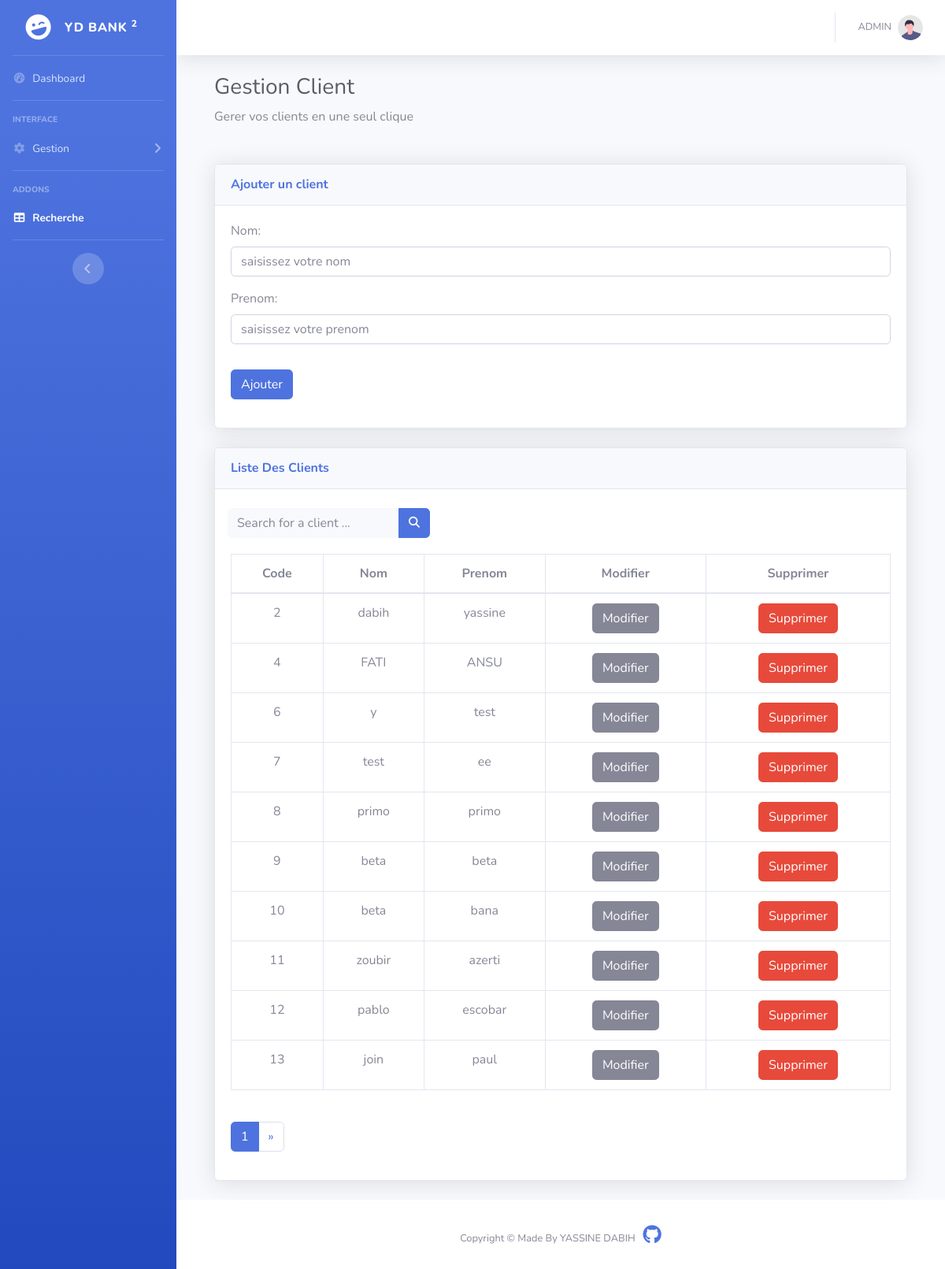
The page /client (signed in) on the database its author committed.
### dabih_yassine/models.py (models this page shows, shortened)
class Client(models.Model):
    code = models.AutoField(primary_key=True,auto_created=True)
    nom=models.CharField(max_length=255)
    prenom=models.CharField(max_length=255)

### dabih_yassine/views.py (the view)
# urls.py: path('client', views.clients_list , name='client'),
def clients_list(request):
    if not request.user.is_authenticated:
        return redirect('login')
    clients = Client.objects.all()
    p = Paginator(clients, 10)
    page_number = request.GET.get('page',1)
    print("nombre de page -> {}".format(p.num_pages)) ## nbre pages
    try:
        page_obj = p.get_page(page_number)  ##affiche la liste dans une page
    except PageNotAnInteger:
        page_obj = p.page(1)
    except EmptyPage:
        page_obj = p.page(1)
    context = {'items' : page_obj}
    clientForm = ClientForm()
    context2 = {'items_forms': clientForm}
    return render(request, "client.html",{'context':context,'context2':context2 })

### dabih_yassine/templates/client.html (shortened to what this page needs)
{% extends 'squelette.html'%}
{%block content %}
                <div class="container-fluid">
                    <h1 class="h3 mb-2 text-gray-800">Gestion Client</h1>
                    <p class="mb-4">Gerer vos clients en une seul clique </p>
                    <br>
                     <div class="card shadow mb-4">
                                <div class="card-header py-3">
                                    <h6 class="m-0 font-weight-bold text-primary">Ajouter un client</h6>
                                </div>
                                <div class="card-body">
                                    <div class="form-group">
                                        <form method="POST" action="{%url 'client_forms_add'%}">
                                                {{ context2.items_forms.as_p }}
                                            <button type="submit" class="btn btn-primary mt-3">Ajouter</button>
                                        </form>
                                    </div>
                                </div>
                     </div>
                    <div class="card shadow mb-4">
                        <div class="card-header py-3">
                            <h6 class="m-0 font-weight-bold text-primary">Liste Des Clients</h6>
                        </div>
                                 <br>
                    <form method="post" action="{% url 'client_search' %}"
                    class="d-none d-sm-inline-block form-inline mr-auto ml-md-3 my-2 my-md-0 mw-100 navbar-search">
                    <div class="input-group">
                        <input type="text" class="form-control bg-light border-0 small" placeholder="Search for a client ..."
                            aria-label="Search" aria-describedby="basic-addon2" name="nom">
                        <div class="input-group-append">
                            <button class="btn btn-primary" type="submit">
                                <i class="fas fa-search fa-sm"></i>
                            </button>
                        </div>
                    </div>
                </form>
                        <div class="card-body">
                            <div class="table-responsive">
                                <table class="table table-bordered" id="dataTabl" width="100%" cellspacing="0" style="text-align:center;">
                                    <thead>
                                        <tr>
                                            <th>Code</th>
                                            <th>Nom</th>
                                            <th>Prenom</th>
                                            <th>Modifier</th>
                                            <th>Supprimer</th>
                                        </tr>
                                    </thead>
                                    <tbody>
                                    {% for m in context.items %}
                                        <tr>
                                            <td>{{m.code}}</td>
                                            <td>{{m.nom}}</td>
                                            <td>{{m.prenom}}</td>
                                            <td> <a href="#" class="btn btn-secondary btn-icon-split">
                                                <span class="text">Modifier</span>
                                            </a></td>
                                            <td><a href="/client/{{m.code}}" class="btn btn-danger btn-icon-split" onclick="return confirm('voulez vous vraiment supprimer cet utilisateur ?');">
                                                <span class="text">Supprimer</span>
                                            </a></td>
                                        </tr>
                                         {%endfor%}
                                    </tbody>
                                </table>
                            </div>
                            <br>
                            <nav aria-label="Page navigation example">
              <ul class="pagination">
                  {% if context.items.number != null %}
                <li class="page-item active"><a class="page-link" href="?page={{ context.items.number }}">{{ context.items.number }}</a></li>
                  {% endif %}
                  {% if context.items.has_next %}
                    <li class="page-item">
                      <a class="page-link" href="?page={{ context.items.next_page_number }}" aria-label="Next">
                        <span aria-hidden="true">&raquo;</span>
                      </a>
                    </li>
                  {% endif %}
              </ul>
            </nav>
                        </div>
                    </div>
                </div>
{% endblock %}

### dabih_yassine/templates/squelette.html (shortened to what this page needs)
{% include 'includes/header.html' %}
<body id="page-top">
    <div id="wrapper">
    {% include 'includes/sidebar.html' %}
        <div id="content-wrapper" class="d-flex flex-column">
                <div id="content">
                    {% include 'includes/navbar.html' %}
                    <div class="container-fluid">
                        {%block content %}
                        {% endblock %}
                    </div>
                </div>
            {% include 'includes/footer.html' %}
        </div>
    </div>
</body>
</html>

### dabih_yassine/templates/includes/header.html (shortened to what this page needs)
<!DOCTYPE html>
<html lang="en">
<head>
    {% load static %}
    <link href="{% static 'fontawesomefree/css/all.min.css' %}" rel="stylesheet" type="text/css">
    <link href="{% static 'dashboard_css/yd.min.css' %}" rel="stylesheet">
    <link href="{% static 'dashboard_css/yd.data.min.css' %}" rel="stylesheet">
</head>

### dabih_yassine/templates/includes/sidebar.html (shortened to what this page needs)
        <ul class="navbar-nav bg-gradient-primary sidebar sidebar-dark accordion" id="accordionSidebar">
            <a class="sidebar-brand d-flex align-items-center justify-content-center" href="#">
                <div class="sidebar-brand-icon rotate-n-15">
                    <i class="fas fa-laugh-wink"></i>
                </div>
                <div class="sidebar-brand-text mx-3">YD Bank <sup>2</sup></div>
            </a>
            <hr class="sidebar-divider my-0">
            <li class="nav-item">
                <a class="nav-link" href="{% url 'home' %}">
                    <i class="fas fa-fw fa-tachometer-alt"></i>
                    <span>Dashboard</span></a>
            </li>
            <hr class="sidebar-divider">
            <div class="sidebar-heading">
                Interface
            </div>
            <li class="nav-item">
                <a class="nav-link collapsed" href="#" data-toggle="collapse" data-target="#collapseTwo"
                    aria-expanded="true" aria-controls="collapseTwo">
                    <i class="fas fa-fw fa-cog"></i>
                    <span>Gestion</span>
                </a>
            </li>
            <hr class="sidebar-divider">
            <div class="sidebar-heading">
                Addons
            </div>
            <li class="nav-item active">
                <a class="nav-link" href="{% url 'recherche_via_date' %}">
                    <i class="fas fa-fw fa-table"></i>
                    <span>Recherche</span></a>
            </li>
            <hr class="sidebar-divider d-none d-md-block">
            <div class="text-center d-none d-md-inline">
                <button class="rounded-circle border-0" id="sidebarToggle"></button>
            </div>
        </ul>

### dabih_yassine/templates/includes/navbar.html (shortened to what this page needs)
 <nav class="navbar navbar-expand navbar-light bg-white topbar mb-4 static-top shadow">
                    {% load static %}
                    <ul class="navbar-nav ml-auto">
                        <li class="nav-item dropdown no-arrow">
                            <a class="nav-link dropdown-toggle" href="#" id="userDropdown" role="button"
                                data-toggle="dropdown" aria-haspopup="true" aria-expanded="false">
                                <span class="mr-2 d-none d-lg-inline text-gray-600 small">{{ user.username |upper }}</span>
                                <img class="img-profile rounded-circle"
                                    src="{% static 'image/undraw_profile.svg' %}">
                            </a>
                        </li>
                    </ul>
                </nav>

### dabih_yassine/templates/includes/footer.html
<footer class="sticky-footer bg-white">
                <div class="container my-auto">
                    <div class="copyright text-center my-auto">
                        <span>Copyright &copy; Made By YASSINE DABIH &nbsp;  <a href="https://github.com/yassinedbh" target="_blank"><i style='font-size:24px' class='fab'>&#xf09b;</i></a></span>
                    </div>
                </div>
</footer>

### dabih_yassine/templates/includes/script.html (shortened to what this page needs)
    {% load static %}

### rows shown on the page
Client: code "2", nom "dabih", prenom "yassine"
Client: code "4", nom "FATI", prenom "ANSU"
Client: code "6", nom "y", prenom "test"
Client: code "7", nom "test", prenom "ee"
Client: code "8", nom "primo", prenom "primo"
Client: code "9", nom "beta", prenom "beta"
Client: code "10", nom "beta", prenom "bana"
Client: code "11", nom "zoubir", prenom "azerti"
Client: code "12", nom "pablo", prenom "escobar"
Client: code "13", nom "join", prenom "paul"

### other values the page prints
{{ user.username |upper }} "ADMIN"
{{ context.items.number }} "1"
